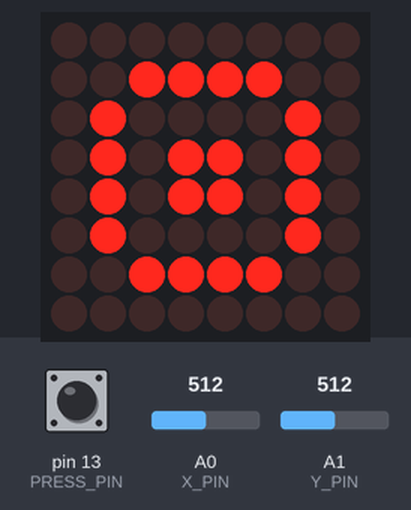
This sketch was run on a simulated Arduino Uno, built with avr-gcc and run on an emulated ATmega328P. On the bench: 8×8 LED matrix. Inputs (shaded band) come from the test bench; at power-on: A0 (X_PIN) = 512, pin 13 (PRESS_PIN) HIGH, A1 (Y_PIN) = 512. Random numbers use the default seed unless the sketch sets one; what the sketch prints to the serial monitor is not drawn.

Above: at 0.79 s.
1.3 s: A0 (X_PIN) set to 695
At 1.69 s:
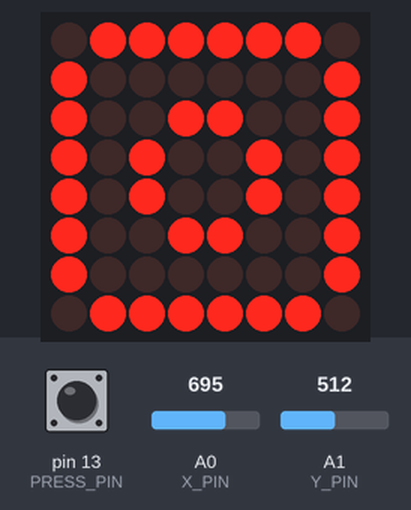

The sketch:

matrix_game.ino
```cpp
#include "LedControl.h" // Include LedControl library for controlling the LED matrix
#define DIN_PIN  12
#define CLOCK_PIN  11
#define LOAD_PIN  10

#define PRESS_PIN 13
#define X_PIN A0
#define Y_PIN  A1
LedControl lc = LedControl(DIN_PIN, CLOCK_PIN, LOAD_PIN, 1); // DIN, CLK, LOAD, No. DRIVER

#define MATRIX_BRIGHTNESS  15

#define EMPTY_SPACE 0
#define PLAYER 1
#define BOMB 2
#define WALL 3

#define DROPPED_BOMB 4
#define EXPAND_BOMB 5
#define DELETE_BOMB 6

#define MIN_THRESHOLD  312
#define MAX_THRESHOLD 712
#define DEFAULT_JOYSTICK 512
#define MOVE_INTERVAL 200
unsigned long long lastMoved = 0;

#define MATRIX_SIZE 8
#define MAP_SIZE 16

short xBias = MATRIX_SIZE/2;
short yBias = MATRIX_SIZE/2;
byte xDefaultDistanceBetweenPosAndBias = MATRIX_SIZE/2;
byte yDefaultDistanceBetweenPosAndBias = MATRIX_SIZE/2;
byte xPos = xDefaultDistanceBetweenPosAndBias + xBias;
byte yPos = yDefaultDistanceBetweenPosAndBias + yBias;
byte xLastPos = 0;
byte yLastPos = 0;

bool matrixChanged = true;
// 2D array representing what is on the map currently (wall/bomb)
byte matrix[MAP_SIZE][MAP_SIZE] = {
  {0, 0, 0, 0, 0, 0, 0, 0, 0, 0, 0, 0, 0, 0, 0, 0},
  {0, 0, 0, 0, 0, 0, 0, 0, 0, 0, 0, 0, 0, 0, 0, 0},
  {0, 0, 0, 0, 0, 0, 0, 0, 0, 0, 0, 0, 0, 0, 0, 0},
  {0, 0, 0, 0, 0, 0, 0, 0, 0, 0, 0, 0, 0, 0, 0, 0},
  {0, 0, 0, 0, 0, 0, 0, 0, 0, 0, 0, 0, 0, 0, 0, 0},
  {0, 0, 0, 0, 0, 0, 0, 0, 0, 0, 0, 0, 0, 0, 0, 0},
  {0, 0, 0, 0, 0, 0, 0, 0, 0, 0, 0, 0, 0, 0, 0, 0},
  {0, 0, 0, 0, 0, 0, 0, 0, 0, 0, 0, 0, 0, 0, 0, 0},
  {0, 0, 0, 0, 0, 0, 0, 0, 0, 0, 0, 0, 0, 0, 0, 0},
  {0, 0, 0, 0, 0, 0, 0, 0, 0, 0, 0, 0, 0, 0, 0, 0},
  {0, 0, 0, 0, 0, 0, 0, 0, 0, 0, 0, 0, 0, 0, 0, 0},
  {0, 0, 0, 0, 0, 0, 0, 0, 0, 0, 0, 0, 0, 0, 0, 0},
  {0, 0, 0, 0, 0, 0, 0, 0, 0, 0, 0, 0, 0, 0, 0, 0},
  {0, 0, 0, 0, 0, 0, 0, 0, 0, 0, 0, 0, 0, 0, 0, 0},
  {0, 0, 0, 0, 0, 0, 0, 0, 0, 0, 0, 0, 0, 0, 0, 0},
  {0, 0, 0, 0, 0, 0, 0, 0, 0, 0, 0, 0, 0, 0, 0, 0}}
;

bool playerBlinkingState = 1;
unsigned long playerLastBlink = 0;
#define PLAYER_BLINK_INTERVAL  100

struct bomb{
  byte x;
  byte y;
  byte state;
  unsigned long bombStart;
};
bomb* bombs;

byte nrOfBombs = 0;
bool pressState = 0;
bool pressRead = 0;
unsigned long lastPressCheck = 0;
#define PRESS_DEBOUNCE_TIME 50

bool bombsBlinkingState = 1;
unsigned long bombsLastBlink = 0;
#define BOMBS_BLINK_INTERVAL  30
#define BOMBS_EXPANDING_INTERVAL 1000
#define BOMBS_DISAPPEARING_INTERVAL 1500

unsigned long randomNumber;

struct direction{
  int x;
  int y;
};
#define NR_OF_DIRECTIONS 4
                            // up     down    left    right
direction directions[NR_OF_DIRECTIONS] = {{0, -1}, {0, 1}, {-1, 0}, {1, 0}};
#define NR_OF_EXTENDED_BOMB_COORDONATES 13
direction extendedBombCoordonates[NR_OF_EXTENDED_BOMB_COORDONATES] = {{-2, 0}, {-1, -1},{-1, 0}, {-1, 1},
{0, -2}, {0, -1}, {0, 1}, {0, 2}, {1, -1}, {1, 0}, {1, 1}, {2, 0}, {0, 0}};

bool skullAnimation[MATRIX_SIZE][MATRIX_SIZE] = {
  {0, 1, 1, 1, 1, 1, 1, 0},
  {1, 1, 1, 1, 1, 1, 1, 1},
  {1, 0, 0, 1, 1, 0, 0, 1},
  {1, 0, 0, 1, 1, 0, 0, 1},
  {0, 1, 1, 0, 0, 1, 1, 0},
  {0, 1, 1, 1, 1, 1, 1, 0},
  {0, 1, 0, 0, 0, 0, 1, 0},
  {0, 0, 1, 1, 1, 1, 0, 0}
};
unsigned long showDeathStart = 0;
unsigned long showWinStart = 0;
#define DEFAULT_ANIMATION_DISPLAY 2000

bool winAnimation[MATRIX_SIZE][MATRIX_SIZE] = {
  {0, 0, 0, 0, 0, 0, 0, 0},
  {0, 1, 1, 0, 0, 1, 1, 0},
  {0, 1, 1, 0, 0, 1, 1, 0},
  {0, 0, 0, 0, 0, 0, 0, 0},
  {1, 0, 0, 0, 0, 0, 0, 1},
  {0, 1, 0, 0, 0, 0, 1, 0},
  {0, 0, 1, 1, 1, 1, 0, 0},
  {0, 0, 0, 0, 0, 0, 0, 0}
};

unsigned long startAnimationStart = 0;
#define NR_OF_START_ANIMATION_FRAMES 2
#define INTERVAL_BETWEEN_FRAMES 300
unsigned long timeBetweenFrames = 0;
#define DEFAULT_START_ANIMATION 2000
bool currentStartAnimationFrame;

bool startAnimation[NR_OF_START_ANIMATION_FRAMES][MATRIX_SIZE][MATRIX_SIZE]{
  {
    {0, 0, 0, 0, 0, 0, 0, 0},
    {0, 0, 1, 1, 1, 1, 0, 0},
    {0, 1, 0, 0, 0, 0, 1, 0},
    {0, 1, 0, 1, 1, 0, 1, 0},
    {0, 1, 0, 1, 1, 0, 1, 0},
    {0, 1, 0, 0, 0, 0, 1, 0},
    {0, 0, 1, 1, 1, 1, 0, 0},
    {0, 0, 0, 0, 0, 0, 0, 0}

  },
  {
    {0, 1, 1, 1, 1, 1, 1, 0},
    {1, 0, 0, 0, 0, 0, 0, 1},
    {1, 0, 0, 1, 1, 0, 0, 1},
    {1, 0, 1, 0, 0, 1, 0, 1},
    {1, 0, 1, 0, 0, 1, 0, 1},
    {1, 0, 0, 1, 1, 0, 0, 1},
    {1, 0, 0, 0, 0, 0, 0, 1},
    {0, 1, 1, 1, 1, 1, 1, 0}

  }

};

#define PLAYING 0
#define DEATH_ANIMATION 1
#define WINNING_ANIMATION 2
#define START_ANIMATION 3
byte gameState;

void setup() {

  pinMode(PRESS_PIN, INPUT_PULLUP);
  pinMode(X_PIN, INPUT);
  pinMode(Y_PIN, INPUT);
  pinMode(DIN_PIN, OUTPUT);
  pinMode(CLOCK_PIN, OUTPUT);
  pinMode(LOAD_PIN, OUTPUT);
  Serial.begin(115200);
  lc.shutdown(0, false);
  lc.setIntensity(0, MATRIX_BRIGHTNESS);
  lc.clearDisplay(0);
  randomSeed(analogRead(PRESS_PIN));
  startGame();
  generateMap();
  updateMatrix();
}
void loop() {

  Serial.print("in loop\n");
  //check if the joystick moved
  if(gameState == PLAYING){
    if (millis() - lastMoved > MOVE_INTERVAL) {
      updatePositions();
      lastMoved = millis();
    }

  }
  // change matrix if necessary
  if (matrixChanged == true) {
    updateMatrix();
    matrixChanged = false;
  }

  if(gameState == PLAYING){
    // player blink
    if(millis() - playerLastBlink > PLAYER_BLINK_INTERVAL){
      playerBlink();
      playerLastBlink = millis();
    }

    // bombs blink
    if(sizeof(bombs)){
      if(millis() - bombsLastBlink > BOMBS_BLINK_INTERVAL){
        bombsBlink();
        bombsLastBlink = millis();
      }
    }
  }


  //if visibility time of bomb is up, it's state becomes delete_bomb so that it is deleted in updateMatrix()
  for(int i = 0; i < nrOfBombs; i++){
    if(millis() - bombs[i].bombStart > BOMBS_DISAPPEARING_INTERVAL){
      bombs[i].state = DELETE_BOMB;
      matrixChanged = true;
    }

  //if it is time to expand bomb, it's state becomes expand_bomb so that it is expanded in updateMatrix()
    else if(millis() - bombs[i].bombStart > BOMBS_EXPANDING_INTERVAL){
      bombs[i].state = EXPAND_BOMB;
      matrixChanged = true;
    }
  }

  buttonPressLogic();

 //if the time for the death animation is up, generate next map
  if(gameState == DEATH_ANIMATION){
    if(millis() - showDeathStart > DEFAULT_ANIMATION_DISPLAY){
      startGame();
    }
  }

  //if the time for the winning animation is up, generate next map
  if(gameState == WINNING_ANIMATION){
    if(millis() - showWinStart > DEFAULT_ANIMATION_DISPLAY){
      startGame();
    }
  }

    //if the time for the winning animation is up, generate next map
  if(gameState == START_ANIMATION){
    if(millis() - startAnimationStart > DEFAULT_START_ANIMATION){
      generateMap();
      gameState = PLAYING;
      matrixChanged = true;
    }
    else{
      if(millis() - timeBetweenFrames > INTERVAL_BETWEEN_FRAMES){
        currentStartAnimationFrame = !currentStartAnimationFrame;
        timeBetweenFrames = millis();
        matrixChanged = true;

      }
    }
  }

}

void startGame(){
  startAnimationStart = millis();
  gameState = START_ANIMATION;
  currentStartAnimationFrame = 0;
}

void updateMatrix() {

  // check for things to update in the matrix
  if(sizeof(bombs) > 0){
    for(int i = 0; i < nrOfBombs; i++){
      if(bombs[i].state == DROPPED_BOMB){
        matrix[bombs[i].x][bombs[i].y] = BOMB;
      }
      if(bombs[i].state == EXPAND_BOMB){
        expandBomb(bombs[i]);
      }
      if(bombs[i].state == DELETE_BOMB){
        if( checkIfLost(bombs[i])){
          gameState = DEATH_ANIMATION;
          deleteBomb(bombs[i]);
        }
        else if(checkIfWon()){
          deleteBomb(bombs[i]);
          gameState = WINNING_ANIMATION;
        }
        else{
          deleteBomb(bombs[i]);
        }
      }
    }
  }


  if(gameState == DEATH_ANIMATION){
    showSkull();
    showDeathStart = millis();
  }

  else if(gameState == WINNING_ANIMATION){
    showWin();
    showWinStart = millis();
  }

  else if(gameState == START_ANIMATION){
    showStart(currentStartAnimationFrame);
  }
  // display visible space of the map is game is played
  if(gameState == PLAYING){

    for (int row = xBias; row < xBias + MATRIX_SIZE; row++) {
      for (int col = yBias; col < yBias + MATRIX_SIZE; col++) {
        if(row == xPos && col ==yPos){
          lc.setLed(0, xPos - xBias, yPos - yBias, playerBlinkingState);
        }
        else{
          if(matrix[row][col] == WALL){
            lc.setLed(0, row - xBias, col - yBias, 1);
          }
          else if(matrix[row][col] == EMPTY_SPACE){
            lc.setLed(0, row - xBias, col - yBias, 0);
          }
          else if(matrix[row][col] == BOMB){
            lc.setLed(0, row - xBias, col - yBias, bombsBlinkingState);
          }
        }
      }
    }
  }

}


// generates new map
void generateMap(){
  xPos = xDefaultDistanceBetweenPosAndBias + xBias;
  yPos = yDefaultDistanceBetweenPosAndBias + yBias;
  for(int i = 0; i < MAP_SIZE; i++){
    for(int j = 0; j < MAP_SIZE; j++){
      randomNumber = random(3);
        if(randomNumber > 0){
          matrix[i][j] = WALL;
        }
        else{
          matrix[i][j] = EMPTY_SPACE;
        }
    }
  }
  // make sure that it is possible for the player to move from initial position and drop bomb
  matrix[xPos][yPos] = EMPTY_SPACE;
  //checks if there is already a way to move from  initial position
  for(int i = 0; i < NR_OF_DIRECTIONS; i++){
    if(matrix[xPos + 3 * directions[i].x][yPos + 3* directions[i].y] == EMPTY_SPACE &&
    matrix[xPos + 2 * directions[i].x][yPos + 2 * directions[i].y] == EMPTY_SPACE &&
    matrix[xPos + directions[i].x][yPos + directions[i].y] == EMPTY_SPACE)
      return;
  }

  // if there is no direction to move, generate one randomly
  direction randomDirection = directions[random(4)];
  randomDirection = directions[random(4)];


  matrix[xPos + 3 * randomDirection.x][yPos + 3 * randomDirection.y] = EMPTY_SPACE;
  matrix[xPos + 2 * randomDirection.x][yPos + 2 * randomDirection.y] = EMPTY_SPACE;
  matrix[xPos + randomDirection.x][yPos + randomDirection.y] = EMPTY_SPACE;

}

void buttonPressLogic(){

  pressRead = !digitalRead(PRESS_PIN);
  //button press debounce
  if(millis() - lastPressCheck > PRESS_DEBOUNCE_TIME){
    lastPressCheck = millis();

      if(pressRead != pressState){
        pressState = pressRead;

        if(pressState == HIGH){
          // if user wants death animation to be skipped
          if(gameState == DEATH_ANIMATION){
            startGame();
          }
          // if user wants winning animation to be skipped
          else if(gameState == WINNING_ANIMATION){
            startGame();
          }

          else if(gameState == START_ANIMATION){
            generateMap();
            gameState = PLAYING;
            matrixChanged = true;

          }
          //if user wants to drop bomb
          else{
            putBomb();
          }
        }
      }

  }

}

//expands the bomb on the map
void expandBomb(bomb currentBomb){
  for(int currentCoordonates = 0; currentCoordonates < NR_OF_EXTENDED_BOMB_COORDONATES; currentCoordonates++){
    int i = extendedBombCoordonates[currentCoordonates].x + currentBomb.x;
    int j = extendedBombCoordonates[currentCoordonates].y + currentBomb.y;
      if(inMatrix(i, j)){
        matrix[i][j] = BOMB;
      }
    }
  }

//deletes bomb on the matrix
void deleteBomb(bomb currentBomb) {

  for (int i = 0; i < nrOfBombs - 1; i++) {
    bombs[i] = bombs[i + 1];
  }
  nrOfBombs--;
  bombs = (bomb*)realloc(bombs, nrOfBombs * sizeof(bomb));

  for(int currentCoordonates = 0; currentCoordonates < NR_OF_EXTENDED_BOMB_COORDONATES; currentCoordonates++){
    int i = extendedBombCoordonates[currentCoordonates].x + currentBomb.x;
    int j = extendedBombCoordonates[currentCoordonates].y + currentBomb.y;
      if(inMatrix(i, j)){
        matrix[i][j] = EMPTY_SPACE;
      }
    }

}

//checks if user was killed by the exploding bomb
bool checkIfLost(bomb currentBomb){

  for(int currentCoordonates = 0; currentCoordonates < NR_OF_EXTENDED_BOMB_COORDONATES; currentCoordonates++){
    int i = extendedBombCoordonates[currentCoordonates].x + currentBomb.x;
    int j = extendedBombCoordonates[currentCoordonates].y + currentBomb.y;
      if(xPos == i && yPos == j){
        return true;
      }
    }
  return false;
}


//read joystick input and update the position of the player
void updatePositions() {
  int xValue = analogRead(Y_PIN);
  int yValue = analogRead(X_PIN);
  xLastPos = xPos;
  yLastPos = yPos;

  // update xPos based on joystick movement (X-axis)
  if (xValue > MAX_THRESHOLD) {
    if (xPos < MAP_SIZE - 1) {
      xPos++;
    }
  }
  if (xValue < MIN_THRESHOLD) {
    if (xPos > 0) {
      xPos--;
    }
  }

  // update yPos based on joystick movement (Y-axis)
  if (yValue > MAX_THRESHOLD) {
    if (yPos < MAP_SIZE - 1) {
      yPos++;
    }
  }
  if (yValue < MIN_THRESHOLD) {
    if (yPos > 0) {
      yPos--;
    }
  }
 // check if the position has changed and update the matrix if necessary
  if (xPos != xLastPos || yPos != yLastPos) {
    // if both the X-axis and Y-axis were changed and chenge only the one with the biggest movement on the axis
    if (xPos != xLastPos && yPos != yLastPos){
      if(module(DEFAULT_JOYSTICK - xValue) > module(DEFAULT_JOYSTICK - yValue)){
        yPos = yLastPos;
      }
      else{
        xPos = xLastPos;
      }
    }
    //check that the next space is empty
    if(matrix[xPos][yPos] == EMPTY_SPACE){
      //move the "view" of the map with the player movement, unless the map is at its end
      xBias = xPos - xDefaultDistanceBetweenPosAndBias;
      yBias = yPos - yDefaultDistanceBetweenPosAndBias;

      if(xBias < 0){
        xBias = 0;
      }
      if(xBias + MATRIX_SIZE > MAP_SIZE){
        xBias = MAP_SIZE - MATRIX_SIZE;
      }

      if(yBias < 0){
        yBias = 0;
      }
      if(yBias + MATRIX_SIZE > MAP_SIZE){
        yBias = MAP_SIZE - MATRIX_SIZE;
      }

      matrixChanged = true;

    }
    // if the next space is not empty, do not move
    else{
      xPos = xLastPos;
      yPos = yLastPos;
    }
  }
}

// checks if the coordonates are within the map
bool inMatrix(int i,int j){
  if(i < 0 || i > MAP_SIZE - 1 || j < 0 || j > MAP_SIZE - 1){
    return false;
  }
  return true;
}

// allocates memory for a bomb and makes the bomb visible
void putBomb(){
  nrOfBombs++;
  bombs = (bomb*) realloc(bombs, nrOfBombs * sizeof(bomb));

  bombs[nrOfBombs - 1].x = xPos;
  bombs[nrOfBombs - 1].y = yPos;
  bombs[nrOfBombs - 1].state = DROPPED_BOMB;
  bombs[nrOfBombs - 1].bombStart = millis();
  matrix[xPos][yPos] = BOMB;
  matrixChanged = true;

}

//changes the state of the bomb blink
void bombsBlink(){
  bombsBlinkingState = !bombsBlinkingState;
  matrixChanged = true;
}

//changes the state of the player blink
void playerBlink(){
  playerBlinkingState = !playerBlinkingState;
  matrixChanged = true;
}

//shows dying animation
void showSkull(){
  for (int row = 0; row < MATRIX_SIZE; row++) {
    for (int col = 0; col < MATRIX_SIZE; col++) {
      lc.setLed(0, row, col, skullAnimation[row][col]);
    }
  }
}

//shows winning animation
void showWin(){
  for (int row = 0; row < MATRIX_SIZE; row++) {
    for (int col = 0; col < MATRIX_SIZE; col++) {
      lc.setLed(0, row, col, winAnimation[row][col]);
    }
  }
}

void showStart(bool frame){
  for (int row = 0; row < MATRIX_SIZE; row++) {
    for (int col = 0; col < MATRIX_SIZE; col++) {
      lc.setLed(0, row, col, startAnimation[frame][row][col]);
    }
  }
}


//checks if there are walls left
bool checkIfWon(){
  for(int i = 0; i < MAP_SIZE; i++){
    for(int j = 0; j < MAP_SIZE; j++){
      if(matrix[i][j] == WALL){
        return false;
      }
    }
  }
  return true;

}

//arithmethic module operation
int module(int number){
  if(number < 0){
    return number * (-1);
  }
  return number;

}
```
